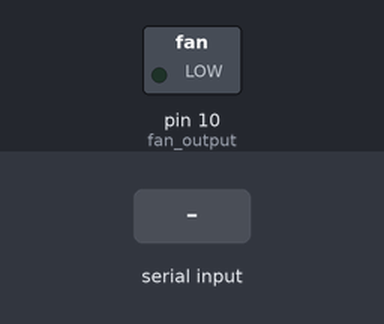
The sketch below on a simulated Arduino Uno, built with avr-gcc and run on an emulated ATmega328P. Shown: switched loads named in the sketch (green lamp = pin HIGH). Inputs (shaded band) come from the test bench.

Above: at 1.2 s.
1.3 s: "1" received over Serial
At 1.8 s:
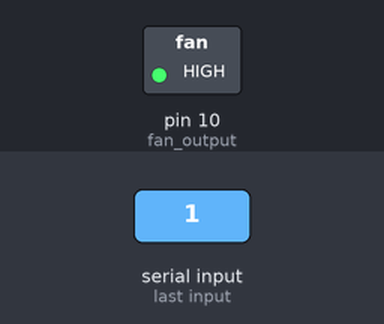
2.8 s: "0" received over Serial
At 4.1 s:
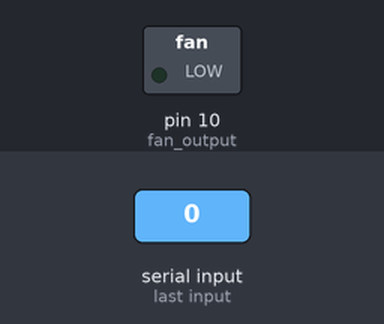
Timing chart, 0 to 5.8 s (numbered marks = the images above; inputs shaded):
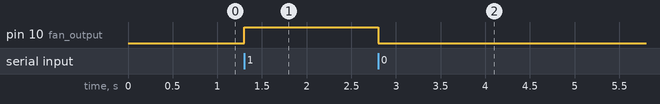

The sketch:

Fan_Control.ino
```cpp
//PWM制御(スイッチング用)のピン
const int fan_output = 10;

//Pythonからの入力(目標値)読み込み
int inputchar;

void setup() {
  pinMode(fan_output, OUTPUT);
  Serial.begin(9600);
  digitalWrite(fan_output, LOW);
}

void loop() {
  inputchar = Serial.read(); //シリアル通信で送信された値を読み取る
  //入力があった時
  if(inputchar!=-1){
    switch(inputchar){
      case '1':
        digitalWrite(fan_output, HIGH);
        break;

      case '0':
        digitalWrite(fan_output, LOW);
        break;
    }
  }
}
```

Measured:
- after the input at 1.3 s, pin 10 (fan_output): LOW → HIGH at once
- after the input at 2.8 s, pin 10 (fan_output): HIGH → LOW at once
